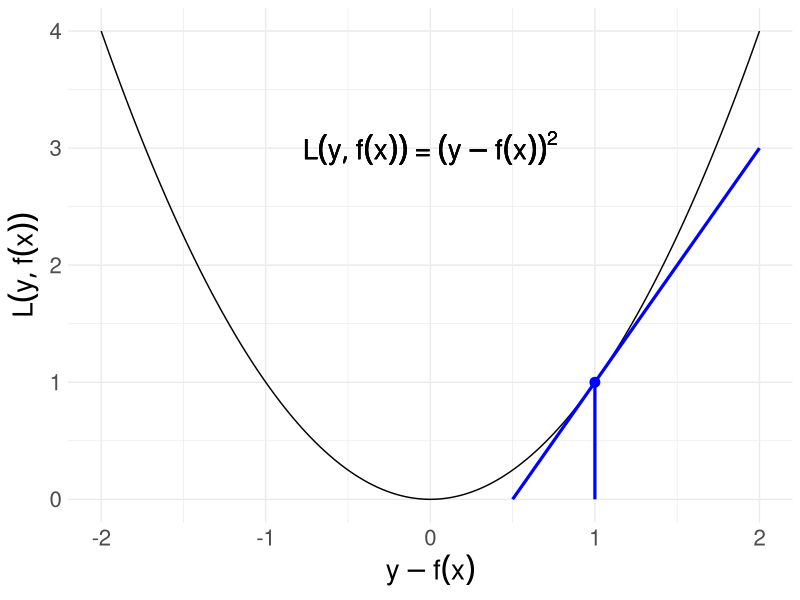
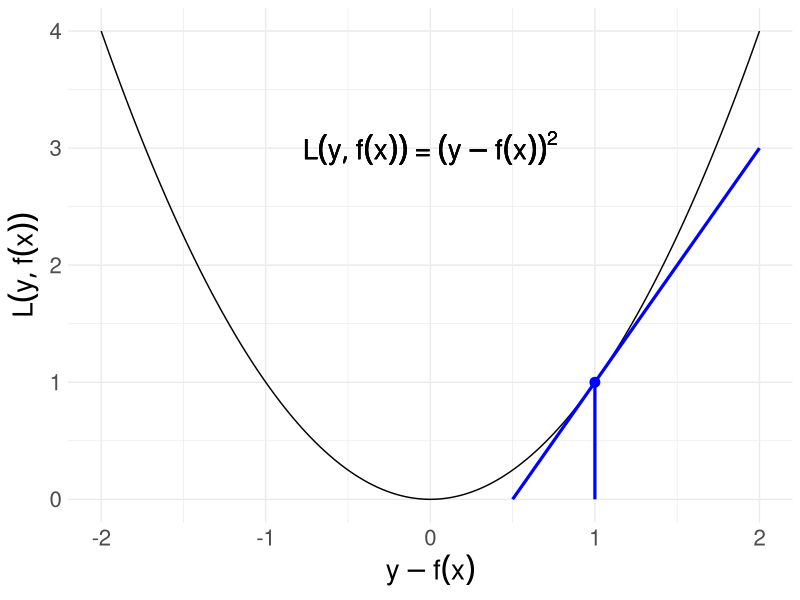

Source code (R) for these figures, in order:
# ------------------------------------------------------------------------------
# pseudo residuals
# FIG: QUADRATIC LOSS WITH PSEUDO-RESIDUAL
# ------------------------------------------------------------------------------

library(ggplot2)

# DATA -------------------------------------------------------------------------

x <- seq(-2L, 2L, by = 0.01)
y <- x^2

# PLOTS ------------------------------------------------------------------------

p <- qplot(
  x, 
  y, 
  geom = "line",
  xlab = bquote(y - f(x)),
  ylab = bquote(L(y, f(x))))

p <- p + 
  geom_segment(
    mapping = aes(x = 0.5, xend = 2L, y = 0L, yend = 3L),
    size = 1.1,
    col = "blue") +
  geom_segment(
    mapping = aes(x = 1L, xend = 1L, y = 0L, yend = 1L),
    size = 1.1,
    col = "blue") +
  geom_point(
    mapping = aes(x = 1L, y = 1L),
    col = "blue",
    size = 3L) +
  annotate(
    "text", 
    x = 0L, 
    y = 3L, 
    label = bquote(L(y, f(x)) ~ "=" ~ (y - f(x))^2), 
    size = 7L)

p <- p + theme_minimal()
p <- p + theme(text = element_text(size = 20L))
p

ggsave(
  "../figure/quad_pseudores.png", 
  p, 
  height = 4L, 
  width = 10L)
